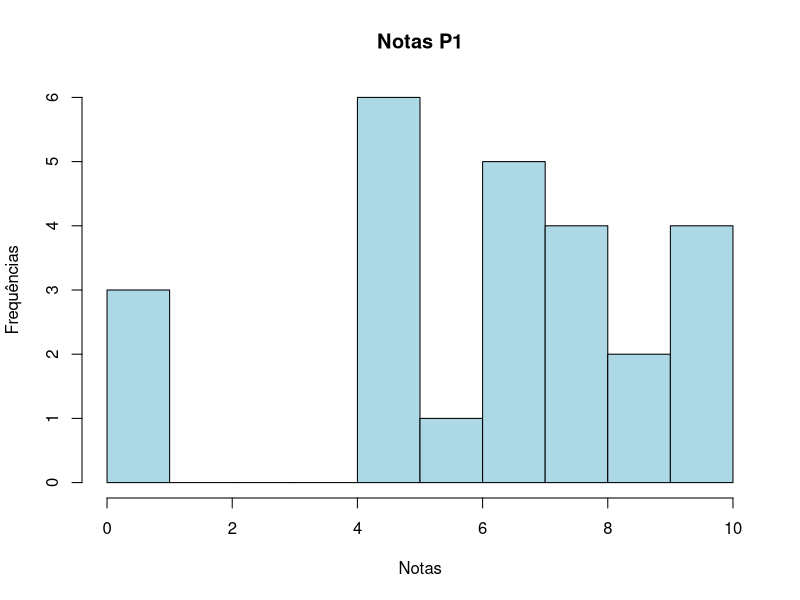

Recreate this plot in R.
#Resultado Prova 1 Descritiva

n <-c(10,5,7,8,10,6,9,5,10,10,8,5,8,7,5,5,7,7,0,5,8,0,9,7,0)
l <-length(n)
l
hist(n, breaks = seq(0,10, length.out = 11), main = "Notas P1", xlab = "Notas", ylab="Frequências", col = "lightblue") 


